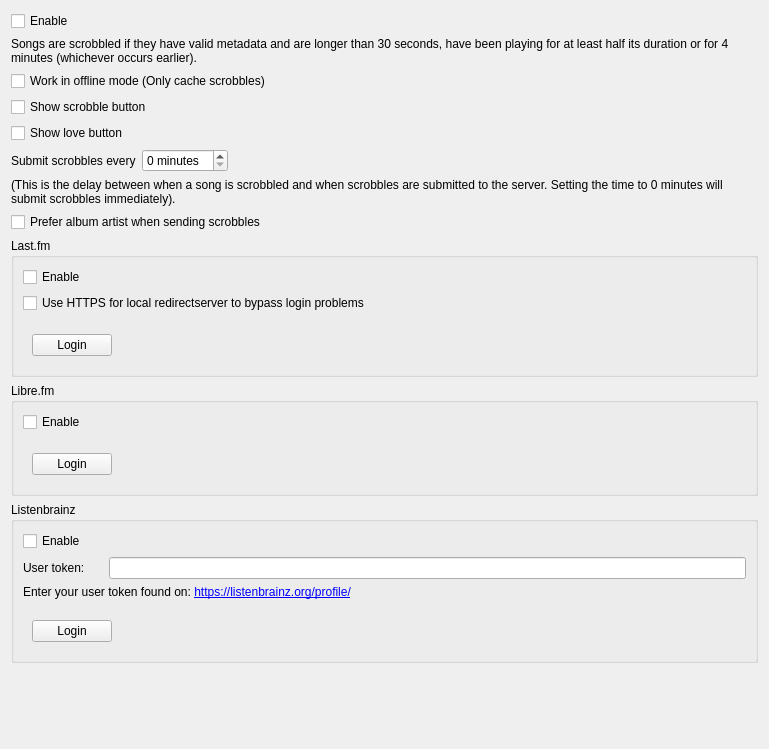
<?xml version="1.0" encoding="UTF-8"?>
<ui version="4.0">
 <class>ScrobblerSettingsPage</class>
 <widget class="QWidget" name="ScrobblerSettingsPage">
  <property name="geometry">
   <rect>
    <x>0</x>
    <y>0</y>
    <width>769</width>
    <height>749</height>
   </rect>
  </property>
  <property name="windowTitle">
   <string>Scrobbler</string>
  </property>
  <layout class="QVBoxLayout" name="verticalLayout_2">
   <item>
    <widget class="QCheckBox" name="checkbox_enable">
     <property name="enabled">
      <bool>true</bool>
     </property>
     <property name="text">
      <string>Enable</string>
     </property>
     <property name="checked">
      <bool>false</bool>
     </property>
    </widget>
   </item>
   <item>
    <widget class="QLabel" name="label_scrobble_info">
     <property name="text">
      <string>Songs are scrobbled if they have valid metadata and are longer than 30 seconds, have been playing for at least half its duration or for 4 minutes (whichever occurs earlier).</string>
     </property>
     <property name="wordWrap">
      <bool>true</bool>
     </property>
    </widget>
   </item>
   <item>
    <widget class="QCheckBox" name="checkbox_offline">
     <property name="text">
      <string>Work in offline mode (Only cache scrobbles)</string>
     </property>
    </widget>
   </item>
   <item>
    <widget class="QCheckBox" name="checkbox_scrobble_button">
     <property name="text">
      <string>Show scrobble button</string>
     </property>
    </widget>
   </item>
   <item>
    <widget class="QCheckBox" name="checkbox_love_button">
     <property name="text">
      <string>Show love button</string>
     </property>
    </widget>
   </item>
   <item>
    <layout class="QHBoxLayout" name="layout_submit">
     <item>
      <widget class="QLabel" name="label_submit">
       <property name="text">
        <string>Submit scrobbles every</string>
       </property>
      </widget>
     </item>
     <item>
      <widget class="QSpinBox" name="spinbox_submit">
       <property name="suffix">
        <string> minutes</string>
       </property>
       <property name="prefix">
        <string/>
       </property>
      </widget>
     </item>
     <item>
      <spacer name="spacer_submit">
       <property name="orientation">
        <enum>Qt::Horizontal</enum>
       </property>
       <property name="sizeHint" stdset="0">
        <size>
         <width>40</width>
         <height>20</height>
        </size>
       </property>
      </spacer>
     </item>
    </layout>
   </item>
   <item>
    <widget class="QLabel" name="label_submit_info">
     <property name="text">
      <string>(This is the delay between when a song is scrobbled and when scrobbles are submitted to the server. Setting the time to 0 minutes will submit scrobbles immediately).</string>
     </property>
     <property name="wordWrap">
      <bool>true</bool>
     </property>
    </widget>
   </item>
   <item>
    <widget class="QCheckBox" name="checkbox_albumartist">
     <property name="text">
      <string>Prefer album artist when sending scrobbles</string>
     </property>
    </widget>
   </item>
   <item>
    <widget class="QGroupBox" name="groupbox_lastfm">
     <property name="title">
      <string>Last.fm</string>
     </property>
     <layout class="QVBoxLayout" name="layout_lastfm">
      <item>
       <widget class="QCheckBox" name="checkbox_lastfm_enable">
        <property name="text">
         <string>Enable</string>
        </property>
       </widget>
      </item>
      <item>
       <widget class="QCheckBox" name="checkbox_lastfm_https">
        <property name="text">
         <string>Use HTTPS for local redirectserver to bypass login problems</string>
        </property>
       </widget>
      </item>
      <item>
       <widget class="LoginStateWidget" name="widget_lastfm_login_state" native="true"/>
      </item>
      <item>
       <widget class="QWidget" name="widget_lastfm_login" native="true">
        <layout class="QVBoxLayout" name="layout_lastfm_login">
         <item>
          <layout class="QHBoxLayout" name="layout_lastfm_button_login">
           <item>
            <widget class="QPushButton" name="button_lastfm_login">
             <property name="text">
              <string>Login</string>
             </property>
            </widget>
           </item>
           <item>
            <spacer name="spacer_lastfm_login">
             <property name="orientation">
              <enum>Qt::Horizontal</enum>
             </property>
             <property name="sizeHint" stdset="0">
              <size>
               <width>40</width>
               <height>20</height>
              </size>
             </property>
            </spacer>
           </item>
          </layout>
         </item>
        </layout>
       </widget>
      </item>
     </layout>
    </widget>
   </item>
   <item>
    <widget class="QGroupBox" name="groupbox_librefm">
     <property name="title">
      <string>Libre.fm</string>
     </property>
     <layout class="QVBoxLayout" name="layout_librefm">
      <item>
       <widget class="QCheckBox" name="checkbox_librefm_enable">
        <property name="text">
         <string>Enable</string>
        </property>
       </widget>
      </item>
      <item>
       <widget class="LoginStateWidget" name="widget_librefm_login_state" native="true"/>
      </item>
      <item>
       <widget class="QWidget" name="widget_librefm_login" native="true">
        <layout class="QVBoxLayout" name="layout_librefm_login">
         <item>
          <layout class="QHBoxLayout" name="layout_librefm_button_login">
           <item>
            <widget class="QPushButton" name="button_librefm_login">
             <property name="text">
              <string>Login</string>
             </property>
            </widget>
           </item>
           <item>
            <spacer name="spacer_librefm_login">
             <property name="orientation">
              <enum>Qt::Horizontal</enum>
             </property>
             <property name="sizeHint" stdset="0">
              <size>
               <width>40</width>
               <height>20</height>
              </size>
             </property>
            </spacer>
           </item>
          </layout>
         </item>
        </layout>
       </widget>
      </item>
     </layout>
    </widget>
   </item>
   <item>
    <widget class="QGroupBox" name="groupbox_listenbrainz">
     <property name="title">
      <string>Listenbrainz</string>
     </property>
     <layout class="QVBoxLayout" name="layout_listenbrainz">
      <item>
       <widget class="QCheckBox" name="checkbox_listenbrainz_enable">
        <property name="text">
         <string>Enable</string>
        </property>
       </widget>
      </item>
      <item>
       <layout class="QHBoxLayout" name="layout_listenbrainz_user_token">
        <item>
         <widget class="QLabel" name="label_listenbrainz_user_token">
          <property name="minimumSize">
           <size>
            <width>80</width>
            <height>0</height>
           </size>
          </property>
          <property name="text">
           <string>User token:</string>
          </property>
         </widget>
        </item>
        <item>
         <widget class="QLineEdit" name="lineedit_listenbrainz_user_token"/>
        </item>
       </layout>
      </item>
      <item>
       <widget class="QLabel" name="label">
        <property name="text">
         <string>&lt;html&gt;&lt;head/&gt;&lt;body&gt;&lt;p&gt;Enter your user token found on: &lt;a href=&quot;https://listenbrainz.org/profile/&quot;&gt;&lt;span style=&quot; text-decoration: underline; color:#0000ff;&quot;&gt;https://listenbrainz.org/profile/&lt;/span&gt;&lt;/a&gt;&lt;/p&gt;&lt;/body&gt;&lt;/html&gt;</string>
        </property>
       </widget>
      </item>
      <item>
       <widget class="LoginStateWidget" name="widget_listenbrainz_login_state" native="true"/>
      </item>
      <item>
       <widget class="QWidget" name="widget_listenbrainz_login" native="true">
        <layout class="QVBoxLayout" name="layout_listenbrainz_login">
         <item>
          <layout class="QHBoxLayout" name="layout_listenbrainz_button_login">
           <item>
            <widget class="QPushButton" name="button_listenbrainz_login">
             <property name="text">
              <string>Login</string>
             </property>
            </widget>
           </item>
           <item>
            <spacer name="spacer_listenbrainz_login">
             <property name="orientation">
              <enum>Qt::Horizontal</enum>
             </property>
             <property name="sizeHint" stdset="0">
              <size>
               <width>40</width>
               <height>20</height>
              </size>
             </property>
            </spacer>
           </item>
          </layout>
         </item>
        </layout>
       </widget>
      </item>
     </layout>
    </widget>
   </item>
   <item>
    <spacer name="spacer_bottom">
     <property name="orientation">
      <enum>Qt::Vertical</enum>
     </property>
     <property name="sizeHint" stdset="0">
      <size>
       <width>20</width>
       <height>40</height>
      </size>
     </property>
    </spacer>
   </item>
  </layout>
 </widget>
 <customwidgets>
  <customwidget>
   <class>LoginStateWidget</class>
   <extends>QWidget</extends>
   <header>widgets/loginstatewidget.h</header>
   <container>1</container>
  </customwidget>
 </customwidgets>
 <resources/>
 <connections/>
</ui>
